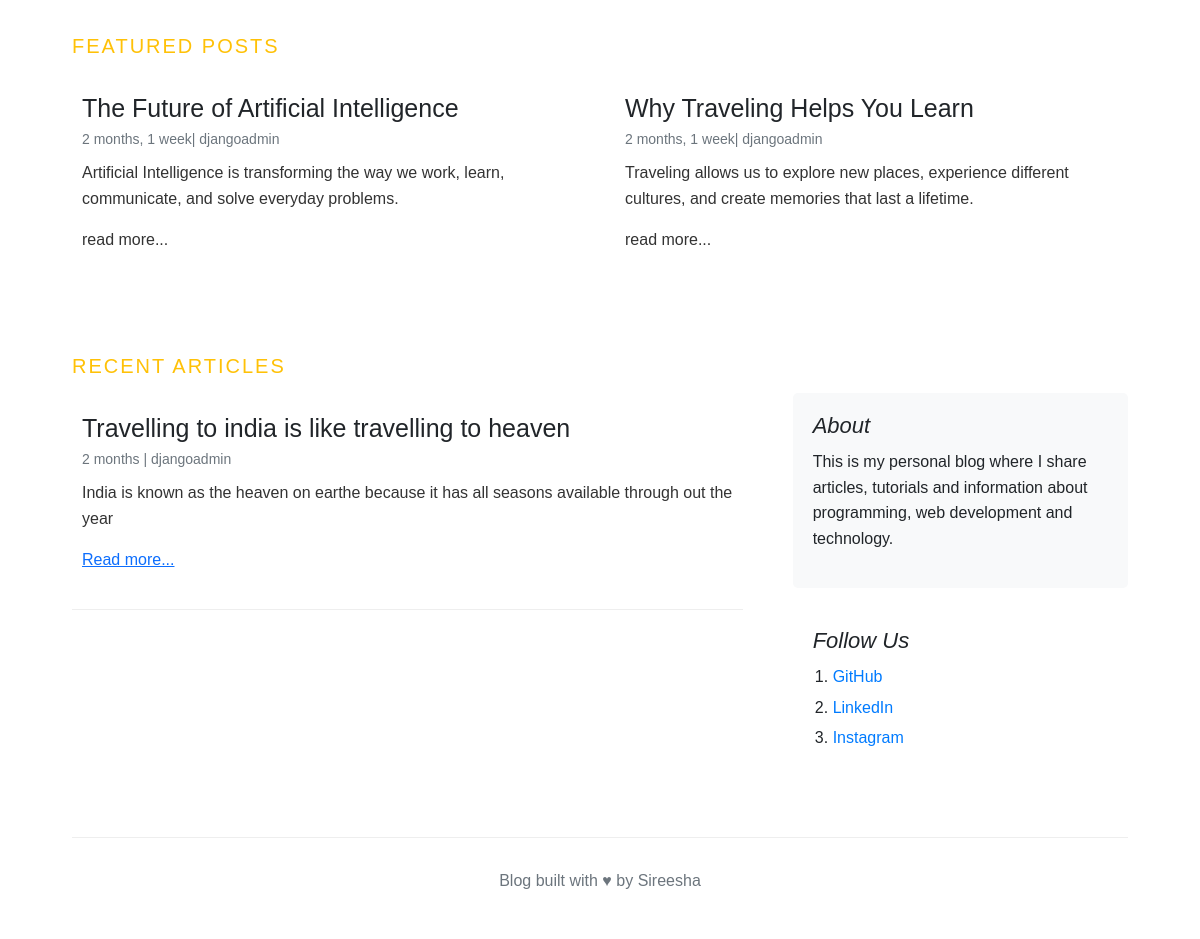
/ (lower part), run on an earlier commit of the app's database.
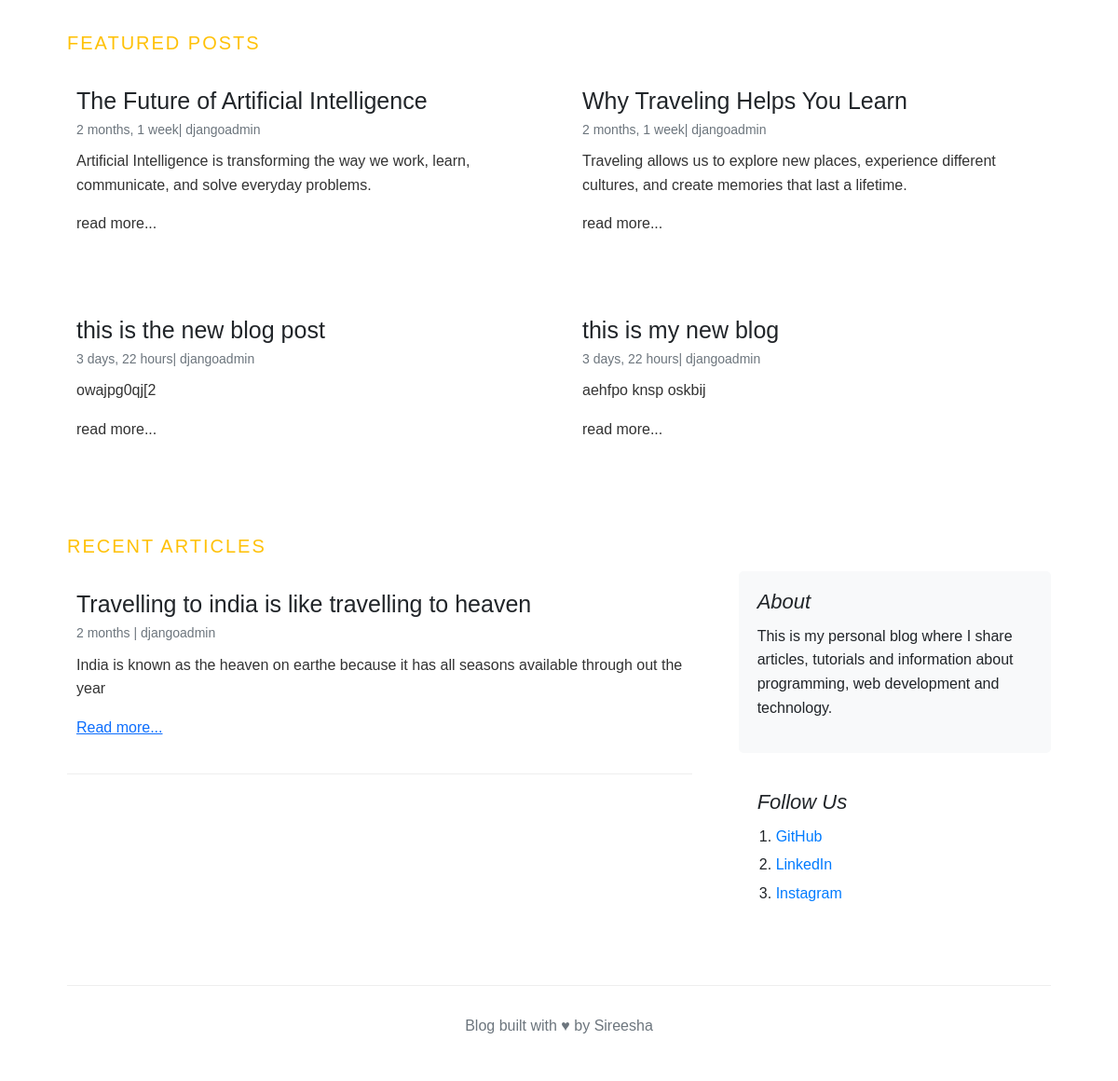
And on a later commit of the database.
### blogs/models.py (models this page shows, shortened)
class Blog(models.Model):
    title = models.CharField(max_length=100)
    slug = models.SlugField(max_length=150, unique=True, blank=True)
    category = models.ForeignKey(category, on_delete=models.CASCADE)
    author  = models.ForeignKey(User, on_delete=models.CASCADE)
    featured_image = models.ImageField(upload_to='uploads/%Y/%m/%d')
    short_description = models.TextField(max_length=500)
    blog_body = models.TextField(max_length=2000)
    status = models.CharField(max_length=20, choices=STATUS_CHOICES, default="Draft")
    is_featured = models.BooleanField(default=False)
    created_at = models.DateTimeField(auto_now_add=True)
    updated_at = models.DateTimeField(auto_now=True)

### blogs/views.py (the view)
# urls.py: 2. Add a URL to urlpatterns:  path('', views.home, name='home')
def home(req):
   Blog_Details = Blog.objects.filter(is_featured=True)
   Blog_non_featured = Blog.objects.filter(is_featured=False)
   return render(req,'home.html',{'Blog_Details':Blog_Details,'Blog_non_featured':Blog_non_featured})

### blogs/context_processors.py (called while the page is built)
def get_categories(request):
    categories = category.objects.all()
    return dict(categories=categories)

def searching(request):
    keyword = request.GET.get('keyword')
    print(keyword)
    return dict(keyword = keyword)

### blogs/Templates/home.html (shortened to what this page needs)
{% extends 'base.html' %}
{% block content %}
    <h3 class="section-title">Featured Posts </h3>
    <div class="featured_container">
    <div class="featured-posts">
    {%for post in Blog_Details%}
    {% if not forloop.first %}
           <div class="post-card">
                <div class="card-body">
                    <h3><a href="{% url 'single_blog' post.slug %}">{{post.title}}</a></h3>
                    <small> {{post.created_at |timesince}}| {{post.author}} </small>
                    <p>
                        {{post.short_description | truncatewords:25}}
                    </p>
                    <p>read more...</p>
                 </div>
             </div>
             {% endif %}
             {% endfor %}
    </div>
    </div>
  <h3 class="section-title">Recent Articles </h3>
<main class="main-content">
    <div class="blog-main">
        {% for post in Blog_non_featured %}
        <div class="post-card">
            <div class="card-body">
                <h3>
                    <a href="{% url 'single_blog' post.slug %}">
                        {{ post.title }}
                    </a>
                </h3>
                <small>
                    {{ post.created_at|timesince }} | {{ post.author }}
                </small>
                <p>
                    {{ post.short_description|truncatewords:20 }}
                </p>
                <p>
                    <a href="{% url 'single_blog' post.slug %}">Read more...</a>
                </p>
            </div>
        </div>
        {% endfor %}
    </div>
    <aside class="blog-sidebar">
        <div class="about">
            <h4>About</h4>
            <p>
                This is my personal blog where I share articles,
                tutorials and information about programming,
                web development and technology.
            </p>
        </div>
        <div class="follow">
            <h4>Follow Us</h4>
            <ol>
                <li>
                    <a href="https://github.com/" target="_blank">
                        GitHub
                    </a>
                </li>
                <li>
                    <a href="https://www.linkedin.com/" target="_blank">
                        LinkedIn
                    </a>
                </li>
                <li>
                    <a href="https://www.instagram.com/" target="_blank">
                        Instagram
                    </a>
                </li>
            </ol>
        </div>
    </aside>
</main>
<div>
{% endblock %}

What changed in the data, as far as the page shows it:
added Blog: title "this is the new blog post", created_at "3 days, 22 hours", author "djangoadmin", short_description "owajpg0qj[2", shown under "FEATURED POSTS"
added Blog: title "this is my new blog", created_at "3 days, 22 hours", author "djangoadmin", short_description "aehfpo knsp oskbij", shown under "FEATURED POSTS"
